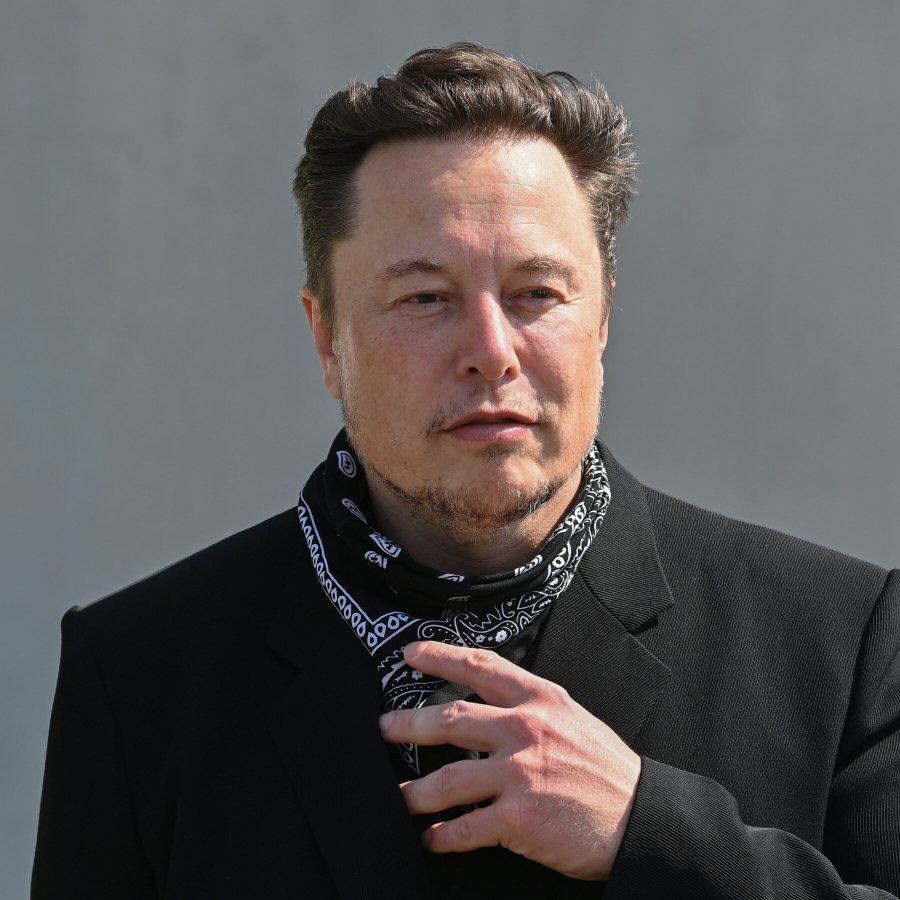
#> input picture model/images_dataset/elonmusk/00ROOSE-MUSK-top-mediumSquareAt3X.jpg, 1800 x 1800 px, given in place of ronaldo2.jpg, which was not available (shown at 1/2 size)
$ jupyter execute --allow-errors influencer_classification.ipynb   (shell and % lines are left out)   (text cells are left out)
#> lines starting #> are read from the running program, lines starting #| are printed output that depends on the picture; pictures that were not available may be replaced by others from this repository, and a replacement may not be noted
[cell 1]
import numpy as np
import cv2
import matplotlib
from matplotlib import pyplot as plt

[cell 2]
img = cv2.imread('./images_dataset/ronaldo/ronaldo2.jpg')
#> img is the input picture: shape (1800, 1800, 3); mean B, G, R 88.2, 87.8, 90.9
img.shape
#> Out = (1800, 1800, 3)

[cell 3]
plt.imshow(img)

[cell 4]
gray = cv2.cvtColor(img, cv2.COLOR_BGR2GRAY)
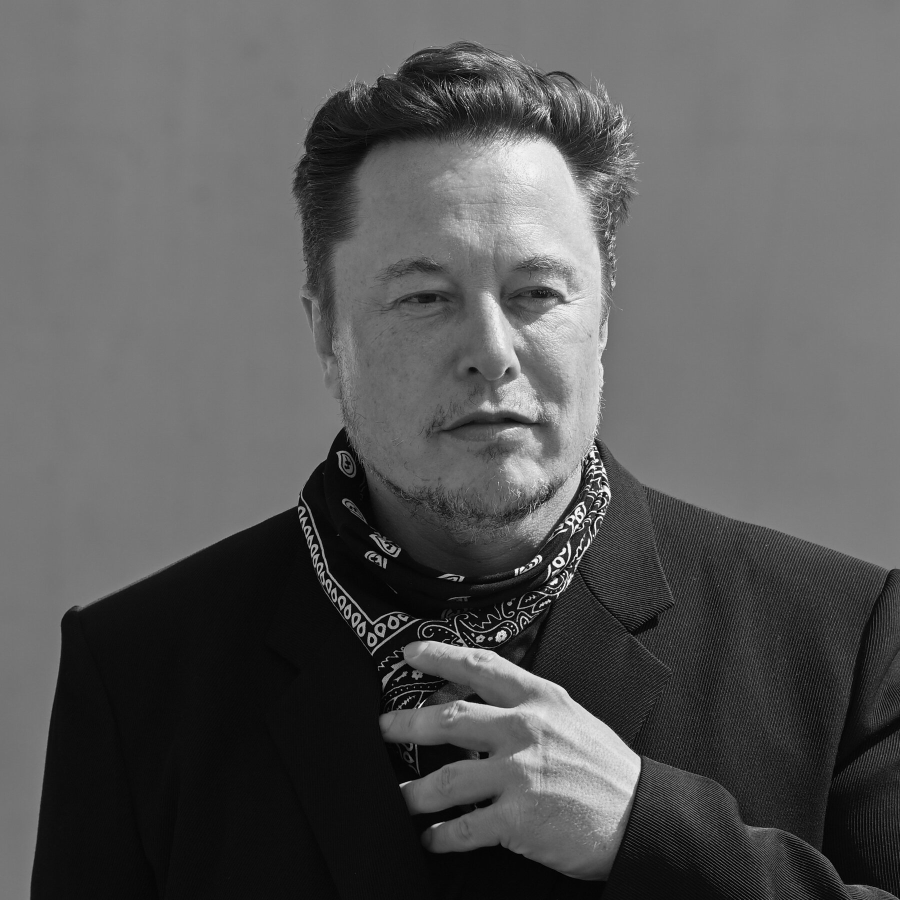
#> gray: shape (1800, 1800) (shown at 1/2 size); min 0, max 255, mean 88.9
gray.shape
#> Out = (1800, 1800)

[cell 5]
gray

[cell 6]
plt.imshow(gray, cmap='gray')

[cell 7]
face_cascade = cv2.CascadeClassifier('./opencv/haarcascades/haarcascade_frontalface_default.xml')

eye_cascade = cv2.CascadeClassifier('./opencv/haarcascades/haarcascade_eye.xml')

faces = face_cascade.detectMultiScale(gray, 1.3, 5)
#> faces = [[644, 344, 622, 622]]
faces
#> Out = [[644, 344, 622, 622]]

[cell 8]
(x,y,w,h) = faces[0]
#> x = 644; y = 344; w = 622; h = 622
x,y,w,h
#> Out = (644, 344, 622, 622)

[cell 9]
face_img = cv2.rectangle(img,(x,y),(x+w,y+h),(255,0,0),2)
plt.imshow(face_img)

[cell 10]
cv2.destroyAllWindows()
for (x,y,w,h) in faces:
    face_img = cv2.rectangle(img,(x,y),(x+w,y+h),(255,0,0),2)
    roi_gray = gray[y:y+h, x:x+w]
    roi_color = face_img[y:y+h, x:x+w]
    eyes = eye_cascade.detectMultiScale(roi_gray)
    for (ex,ey,ew,eh) in eyes:
        cv2.rectangle(roi_color,(ex,ey),(ex+ew,ey+eh),(0,255,0),2)
#> this loop made 1 pass
#> (x, y, w, h, eyes) on pass 1: (644, 344, 622, 622, [[140, 188, 135, 135]])
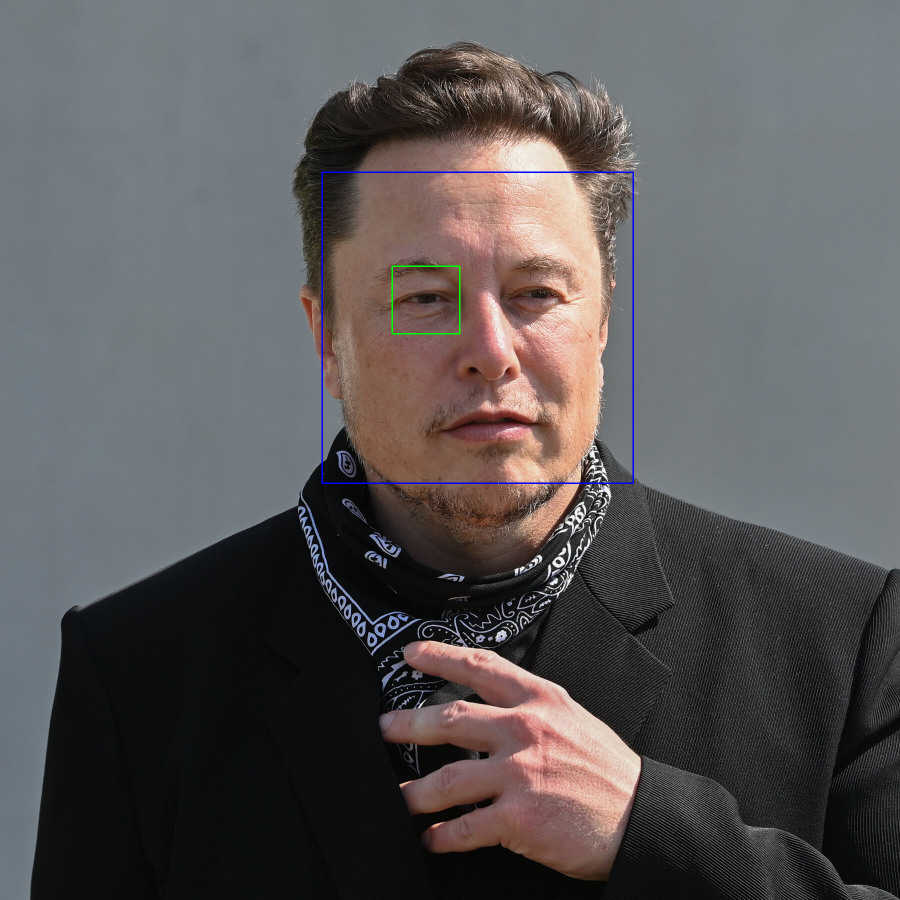
#> img: shape (1800, 1800, 3) (shown at 1/2 size); mean B, G, R 88.6, 87.7, 90.6
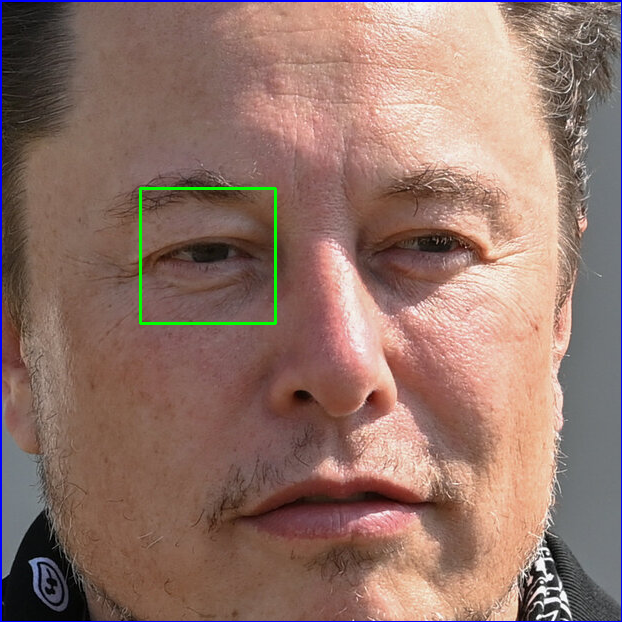
#> roi_color: shape (622, 622, 3); mean B, G, R 105.3, 115.3, 145.6


plt.figure()
plt.imshow(face_img, cmap='gray')
plt.show()

[cell 11]
plt.imshow(roi_color, cmap='gray')

[cell 12]
cropped_img = np.array(roi_color)
cropped_img.shape
#> Out = (622, 622, 3)

[cell 13]
import numpy as np
import pywt
import cv2

def w2d(img, mode='haar', level=1):
#> called with mode = 'db1', level = 5
    imArray = img
    #Datatype conversions
    #convert to grayscale
    imArray = cv2.cvtColor( imArray,cv2.COLOR_RGB2GRAY )
    #convert to float
    imArray =  np.float32(imArray)
    imArray /= 255;
    # compute coefficients
    coeffs=pywt.wavedec2(imArray, mode, level=level)
#> coeffs = 6 items

    #Process Coefficients
    coeffs_H=list(coeffs)
#> coeffs_H = 6 items
    coeffs_H[0] *= 0;

    # reconstruction
    imArray_H=pywt.waverec2(coeffs_H, mode);
    imArray_H *= 255;
    imArray_H =  np.uint8(imArray_H)
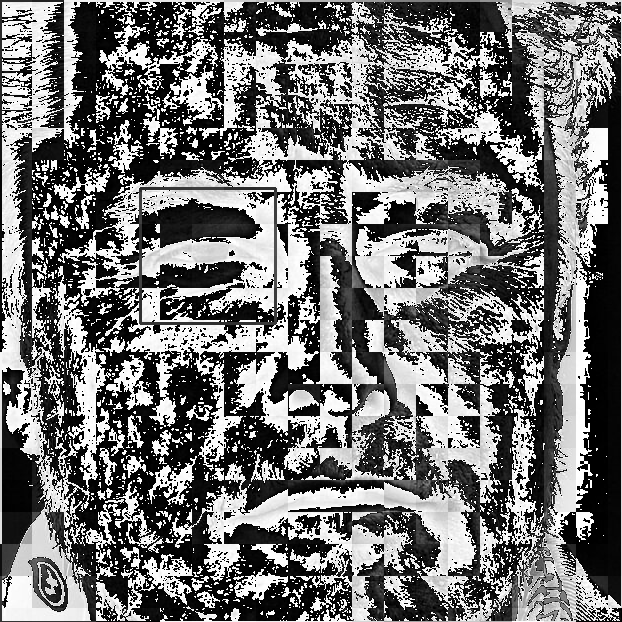
#> imArray_H: shape (622, 622); min 0, max 255, mean 114.4

    return imArray_H

[cell 14]
im_har = w2d(cropped_img,'db1',5)
plt.imshow(im_har, cmap='gray')

[cell 15]
def get_cropped_image_if_2_eyes(image_path):
#> called with image_path = './images_dataset/ronaldo/ronaldo2.jpg'
    img = cv2.imread(image_path)
    if img is None:
        print(f"Error: Image not loaded! Check the file path.{image_path}")
    else:
        gray = cv2.cvtColor(img, cv2.COLOR_BGR2GRAY)  # Now safe to convert
    faces = face_cascade.detectMultiScale(gray, 1.3, 5)
#> faces = [[644, 344, 622, 622]]
    for (x,y,w,h) in faces:
        roi_gray = gray[y:y+h, x:x+w]
        roi_color = img[y:y+h, x:x+w]
        eyes = eye_cascade.detectMultiScale(roi_gray)
        if len(eyes) >= 2:
            return roi_color

[cell 16]
original_image = cv2.imread('./images_dataset/ronaldo/ronaldo2.jpg')
plt.imshow(original_image)

[cell 17]
cropped_image = get_cropped_image_if_2_eyes('./images_dataset/ronaldo/ronaldo2.jpg')
#> (the rest of this cell did not finish here and is left out)

[cell 18]
org_image_obstructed = cv2.imread('./images_dataset/ronaldo/ronaldo2.jpg')
plt.imshow(org_image_obstructed)

[cell 19]
cropped_image_no_2_eyes = get_cropped_image_if_2_eyes('./images_dataset/ronaldo/ronaldo2.jpg')
#> the loop in get_cropped_image_if_2_eyes (call 2), `for (x,y,w,h) in faces:` made 1 pass
cropped_image_no_2_eyes

[cell 20]
path_to_data = "./images_dataset/"
path_to_cr_data = "./images_dataset/cropped/"

[cell 21]
import os
img_dirs = []
for entry in os.scandir(path_to_data):
    if entry.is_dir():
        img_dirs.append(entry.path)
#> pass 2 of the loop `for entry in os.scandir(path_to_data):`:

[cell 22]
img_dirs

[cell 23]
import shutil
if os.path.exists(path_to_cr_data):
     shutil.rmtree(path_to_cr_data)
os.mkdir(path_to_cr_data)

[cell 24]
cropped_image_dirs = []
influencer_file_names_dict = {}
for img_dir in img_dirs:
    count = 1
    influencer_name = img_dir.split('/')[-1]
    influencer_file_names_dict[influencer_name] = []
    for entry in os.scandir(img_dir):
        roi_color = get_cropped_image_if_2_eyes(entry.path)
#> call 3 of get_cropped_image_if_2_eyes, with image_path = './images_dataset/jackma/-1x-1.jpg'
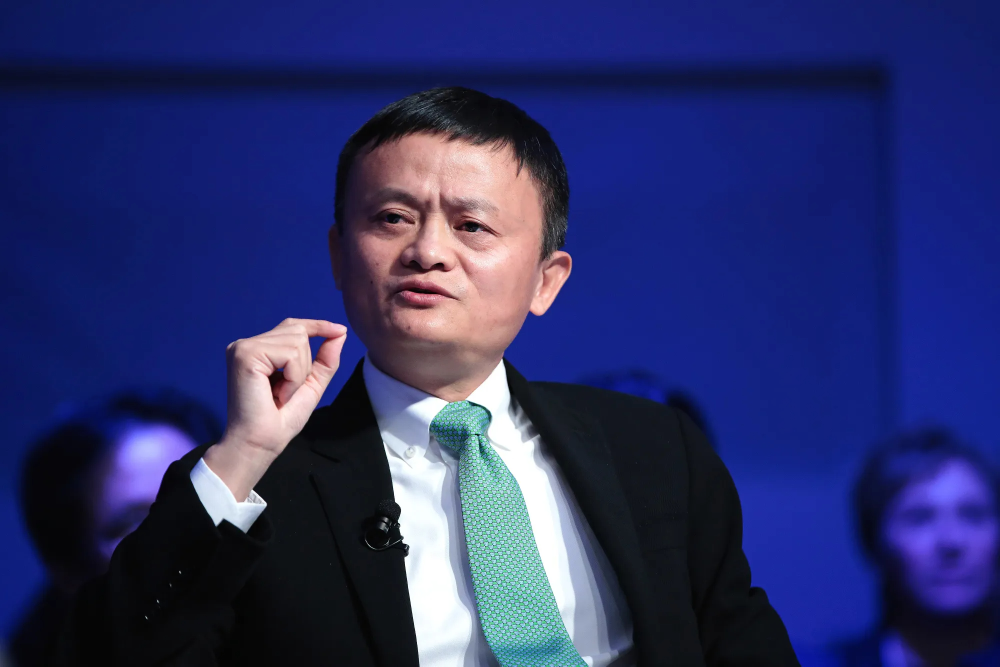
#> input picture model/images_dataset/jackma/-1x-1.jpg, 2000 x 1333 px (shown at 1/2 size)
#> in get_cropped_image_if_2_eyes, img is the input picture: shape (1333, 2000, 3); mean B, G, R 104.9, 49.1, 43.2
#> in get_cropped_image_if_2_eyes (call 3), `gray = cv2.cvtColor(img, cv2.COLOR_BGR2GRAY)`:
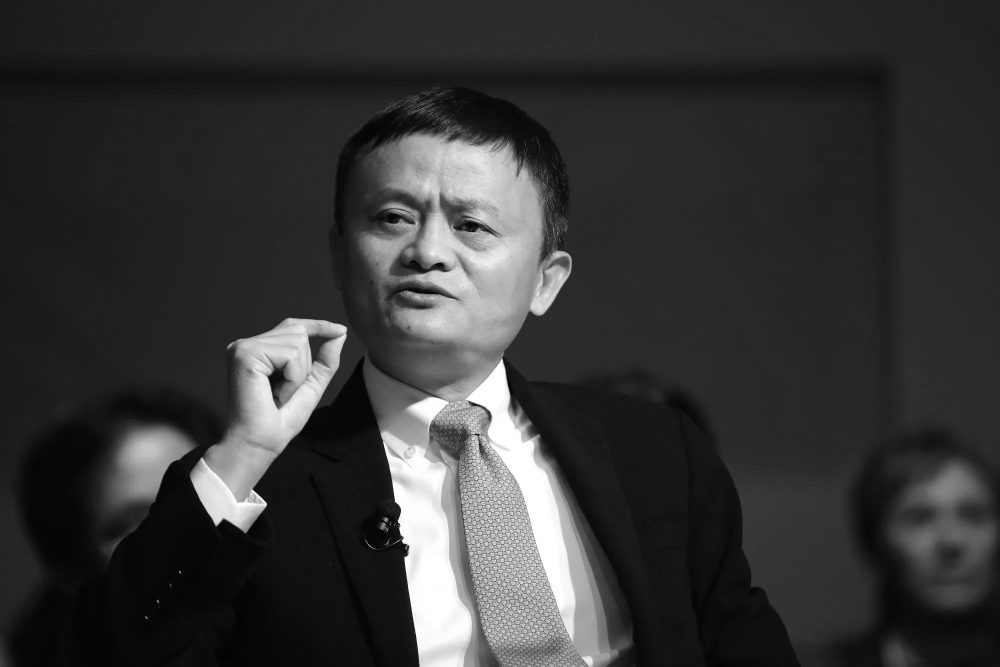
#> gray: shape (1333, 2000) (shown at 1/2 size); min 0, max 255, mean 53.7
#> in get_cropped_image_if_2_eyes (call 3), `faces = face_cascade.detectMultiScale(gray, 1.3, 5)`: faces = [[664, 279, 407, 407]]
#> the loop in get_cropped_image_if_2_eyes, `for (x,y,w,h) in faces:` made 1 pass
#> (x, y, w, h, eyes) on pass 1: (664, 279, 407, 407, [[232, 132, 88, 88], [83, 105, 109, 109]])
#> pass 1, in get_cropped_image_if_2_eyes (call 3), `roi_gray = gray[y:y+h, x:x+w]`:
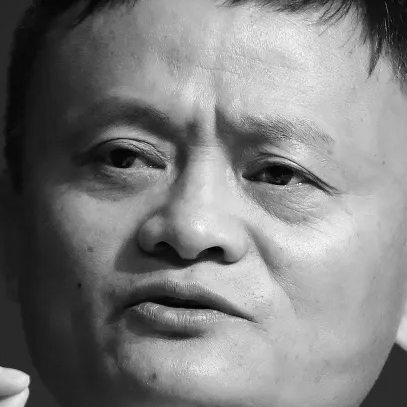
#> roi_gray: shape (407, 407); min 0, max 255, mean 125.1
#> pass 1, in get_cropped_image_if_2_eyes (call 3), `roi_color = img[y:y+h, x:x+w]`:
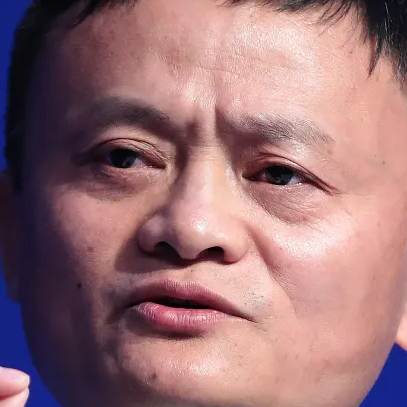
#> roi_color: shape (407, 407, 3); mean B, G, R 117.1, 112.8, 152.2
        if roi_color is not None:
            cropped_folder = path_to_cr_data + influencer_name
            if not os.path.exists(cropped_folder):
                os.makedirs(cropped_folder)
                cropped_image_dirs.append(cropped_folder)
                print("Generating cropped images in folder: ",cropped_folder)
            cropped_file_name = influencer_name + str(count) + ".png"
            cropped_file_path = cropped_folder + "/" + cropped_file_name
            cv2.imwrite(cropped_file_path, roi_color)
            influencer_file_names_dict[influencer_name].append(cropped_file_path)
            count += 1
#> pass 2 of the loop `for img_dir in img_dirs:`:
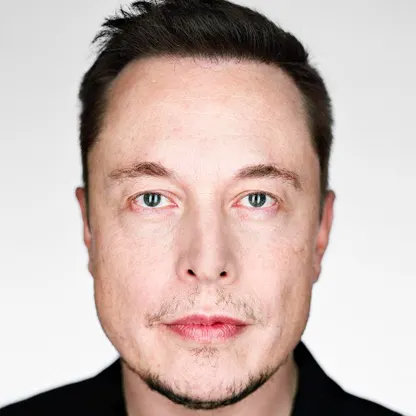
#> input picture model/images_dataset/elonmusk/0x0.jpg, 416 x 416 px
#> in get_cropped_image_if_2_eyes, img is the input picture: shape (416, 416, 3); mean B, G, R 175.6, 181.5, 200
#> in get_cropped_image_if_2_eyes (call 4), `gray = cv2.cvtColor(img, cv2.COLOR_BGR2GRAY)`:
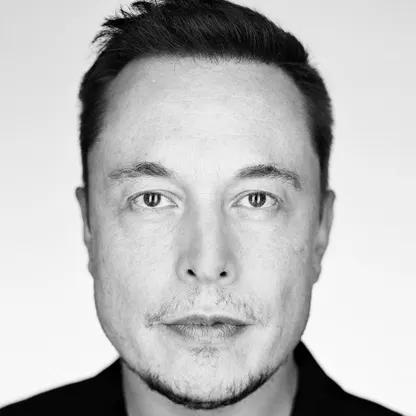
#> gray: shape (416, 416); min 0, max 255, mean 186.4
#> in get_cropped_image_if_2_eyes (call 4), `faces = face_cascade.detectMultiScale(gray, 1.3, 5)`: faces = [[63, 88, 285, 285]]
#> the loop in get_cropped_image_if_2_eyes, `for (x,y,w,h) in faces:` made 1 pass
#> pass 1, in get_cropped_image_if_2_eyes (call 4), `roi_color = img[y:y+h, x:x+w]`:
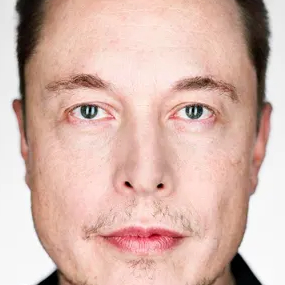
#> roi_color: shape (285, 285, 3); mean B, G, R 172.1, 182.2, 215

[cell 25]
influencer_file_names_dict = {}
for img_dir in cropped_image_dirs:
    influencer_name = img_dir.split('/')[-1]
    file_list = []
    for entry in os.scandir(img_dir):
        file_list.append(entry.path)
    influencer_file_names_dict[influencer_name] = file_list
influencer_file_names_dict

[cell 26]
class_dict = {}
count = 0
for influencer in influencer_file_names_dict.keys():
    class_dict[influencer]=count
    count = count+1
#> this loop made 0 passes
#> after the loop, class_dict = 0 items; count = 0
class_dict
